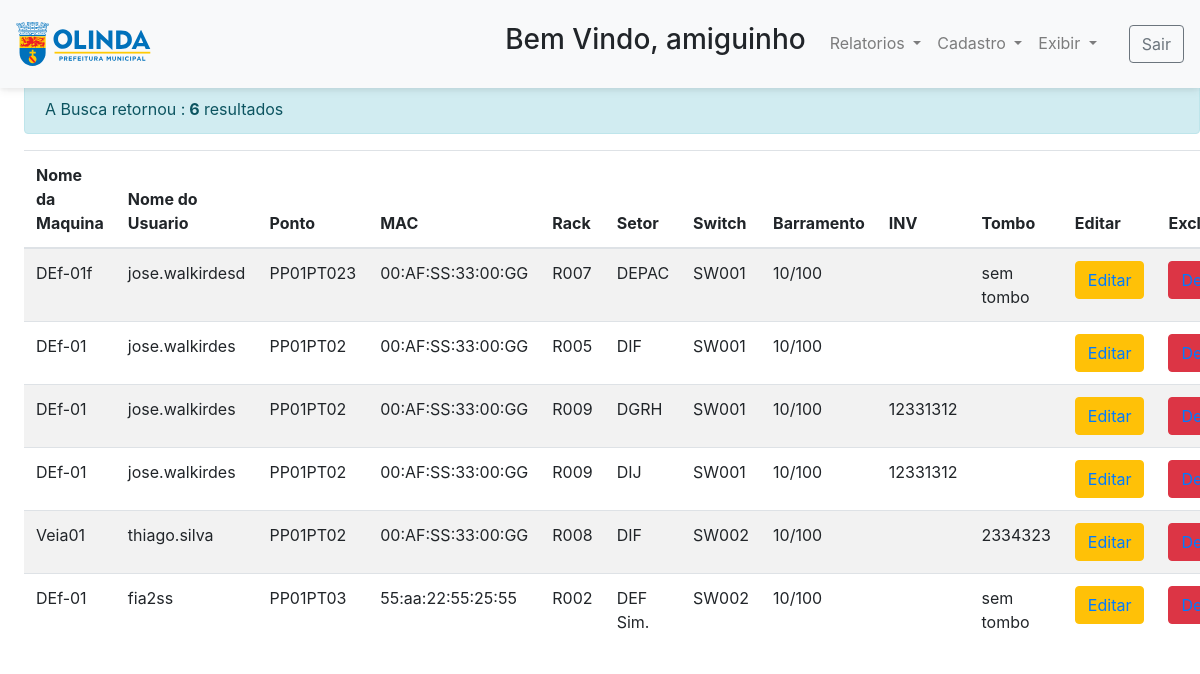
Screenshot of /buscas/buscas.php (signed in) with the database file from the repository.
### tables this page shows
CREATE TABLE `maquina` (
  `id` int(11) NOT NULL,
  `id_setor` int(11) NOT NULL,
  `id_rack` int(15) NOT NULL,
  `nome_maquina` varchar(150) NOT NULL,
  `nome_usuario` varchar(150) NOT NULL,
  `ponto` varchar(150) NOT NULL,
  `mac` varchar(150) NOT NULL,
  `id_sw` int(11) NOT NULL,
  `id_barramento` int(11) NOT NULL,
  `inv` varchar(25) DEFAULT NULL,
  `tombo` varchar(25) DEFAULT NULL
);

CREATE TABLE `rack` (
  `id` int(11) NOT NULL,
  `rack` varchar(15) NOT NULL
);

CREATE TABLE `setor` (
  `id` int(11) NOT NULL,
  `setor` varchar(150) NOT NULL
);

CREATE TABLE `switch` (
  `id` int(11) NOT NULL,
  `sw` varchar(20) NOT NULL
);

CREATE TABLE `barramento` (
  `id` int(11) NOT NULL,
  `barramento` varchar(11) NOT NULL
);

### buscas/buscas.php (the view, shortened to what this page needs)
<?php
include_once '../util/cabeca.php';
$complementoQuery = "";
$net = mysqli_connect("localhost", "root", "", "bd_pc");
isset($_POST['nome_maquina']) ? $complementoQuery .= " AND m.nome_maquina LIKE '%" . mysqli_escape_string($net, $_POST['nome_maquina']) . "%'" : $complementoQuery .= "";
isset($_POST['mac']) ? $complementoQuery .= " AND m.mac LIKE '%" . mysqli_escape_string($net, $_POST['mac']) . "%'" : $complementoQuery .= "";
isset($_POST['setor']) ? $complementoQuery .= " AND s.setor LIKE '%" . mysqli_escape_string($net, $_POST['setor']) . "%'" : $complementoQuery .= "";
$query = "select m.id , m.nome_maquina , m.nome_usuario , r.rack ,s.setor, m.ponto , m.mac , m.inv ,m.tombo , w.sw , b.barramento from maquina m join rack r on m.id_rack = r.id join setor s on m.id_setor = s.id join switch w on m.id_sw = w.id join barramento b on m.id_barramento = b.id WHERE TRUE  " . $complementoQuery;
$resultados = mysqli_query($net, $query);
$row = mysqli_num_rows($resultados);
?>
<div   style="margin-top: 7%;margin-left: 2%">
    <table class="table table-striped table-responsive" >
        <thead>
            <tr><th>Nome da Maquina</th><th>Nome do Usuario</th><th>Ponto</th><th>MAC</th><th>Rack</th><th>Setor</th><th>Switch</th><th>Barramento</th><th>INV</th><th>Tombo</th><th>Editar</th><th>Excluir</th></tr>
        </thead>
        <tbody>
            <?php
            echo "<div class='alert alert-info'>A Busca retornou :<strong> $row</strong> resultados</div>";
            while ($resultado = mysqli_fetch_assoc($resultados)) {
                echo "<tr>";
                echo "<td >" . $resultado['nome_maquina'] . "</td>";
                echo "<td >" . $resultado['nome_usuario'] . "</td>";
                echo "<td >" . $resultado['ponto'] . "</td>";
                echo "<td >" . $resultado['mac'] . "</td>";
                echo "<td >" . $resultado['rack'] . "</td>";
                echo "<td >" . utf8_encode($resultado['setor']) . "</td>";
                echo "<td >" . utf8_encode($resultado['sw']) . "</td>";
                echo "<td >" . utf8_encode($resultado['barramento']) . "</td>";
                echo "<td >" . utf8_encode($resultado['inv']) . "</td>";
                echo "<td >" . utf8_encode($resultado['tombo']) . "</td>";
                echo "<td >" . "<button class='btn btn-warning'><a href='../editar/editarMaquina.php?id=" . $resultado['id'] . "'>Editar</a></button>" . "</td>";
                echo "<td >" . "<button class='btn btn-danger'><a href='../deletes/deletarMaquina.php?id=" . $resultado['id'] . "'>Deletar</a></button>" . "</td>";
                echo "</tr>";
            }
            ?>
        </tbody>
    </table>
</div>

### rows the page displays
maquina: nome_maquina "DEf-01f", nome_usuario "jose.walkirdesd", ponto "PP01PT023", mac "00:AF:SS:33:00:GG", id_rack.rack "R007", id_setor.setor "DEPAC", id_sw.sw "SW001", id_barramento.barramento "10/100", tombo "sem tombo"
maquina: nome_maquina "DEf-01", nome_usuario "jose.walkirdes", ponto "PP01PT02", mac "00:AF:SS:33:00:GG", id_rack.rack "R005", id_setor.setor "DIF", id_sw.sw "SW001", id_barramento.barramento "10/100"
maquina: nome_maquina "DEf-01", nome_usuario "jose.walkirdes", ponto "PP01PT02", mac "00:AF:SS:33:00:GG", id_rack.rack "R009", id_setor.setor "DGRH", id_sw.sw "SW001", id_barramento.barramento "10/100", inv "12331312"
maquina: nome_maquina "DEf-01", nome_usuario "jose.walkirdes", ponto "PP01PT02", mac "00:AF:SS:33:00:GG", id_rack.rack "R009", id_setor.setor "DIJ", id_sw.sw "SW001", id_barramento.barramento "10/100", inv "12331312"
maquina: nome_maquina "Veia01", nome_usuario "thiago.silva", ponto "PP01PT02", mac "00:AF:SS:33:00:GG", id_rack.rack "R008", id_setor.setor "DIF", id_sw.sw "SW002", id_barramento.barramento "10/100", tombo "2334323"
maquina: nome_maquina "DEf-01", nome_usuario "fia2ss", ponto "PP01PT03", mac "55:aa:22:55:25:55", id_rack.rack "R002", id_setor.setor "DEF Sim.", id_sw.sw "SW002", id_barramento.barramento "10/100", tombo "sem tombo"

### other values shown
$_SESSION['login'] "amiguinho"
$row "6"
